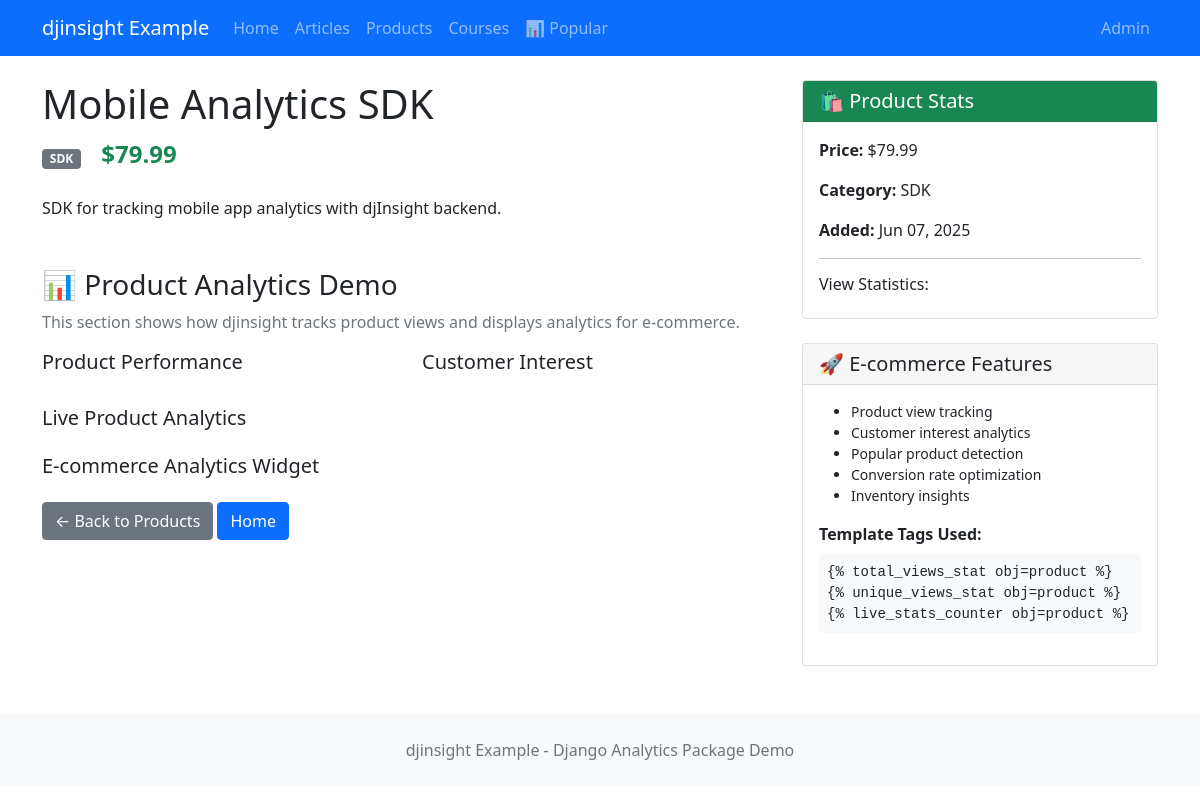
The page /products/mobile-analytics-sdk/ on the database its author committed.
### blog/models.py (models this page shows, shortened)
class Product(PageViewStatisticsMixin, models.Model):
    name = models.CharField(max_length=100)
    slug = models.SlugField(unique=True)
    price = models.DecimalField(max_digits=10, decimal_places=2)
    description = models.TextField()
    category = models.CharField(max_length=50, default="General")
    created_at = models.DateTimeField(default=timezone.now)
    class Meta:
        ordering = ["-created_at"]

### blog/views.py (the view)
class ProductDetailView(DetailView):
    model = Product
    template_name = "blog/product_detail.html"
    context_object_name = "product"

### templates/blog/product_detail.html (shortened to what this page needs)
{% extends 'base.html' %}
{% load djinsight_tags %}
{% block content %}
<div class="row">
    <div class="col-md-8">
        <div class="product-header mb-4">
            <h1>{{ product.name }}</h1>
            <div class="d-flex justify-content-between align-items-center mb-3">
                <div>
                    <span class="badge bg-secondary">{{ product.category }}</span>
                    <span class="text-success fs-4 fw-bold ms-3">${{ product.price }}</span>
                </div>
            </div>
        </div>
        <div class="product-description mb-4">
            {{ product.description|linebreaks }}
        </div>
        <div class="analytics-demo mt-5">
            <h3>📊 Product Analytics Demo</h3>
            <p class="text-muted">
                This section shows how djinsight tracks product views and displays analytics for e-commerce.
            </p>
            <div class="row mb-4">
                <div class="col-md-6">
                    <h5>Product Performance</h5>
                </div>
                <div class="col-md-6">
                    <h5>Customer Interest</h5>
                </div>
            </div>
            <div class="mb-4">
                <h5>Live Product Analytics</h5>
            </div>
            <div class="mb-4">
                <h5>E-commerce Analytics Widget</h5>
            </div>
        </div>
        <div class="mt-4">
            <a href="{% url 'product_list' %}" class="btn btn-secondary">← Back to Products</a>
            <a href="{% url 'home' %}" class="btn btn-primary">Home</a>
        </div>
    </div>
    <div class="col-md-4">
        <div class="card mb-4">
            <div class="card-header bg-success text-white">
                <h5 class="mb-0">🛍️ Product Stats</h5>
            </div>
            <div class="card-body">
                <div class="mb-3">
                    <strong>Price:</strong> ${{ product.price }}
                </div>
                <div class="mb-3">
                    <strong>Category:</strong> {{ product.category }}
                </div>
                <div class="mb-3">
                    <strong>Added:</strong> {{ product.created_at|date:"M d, Y" }}
                </div>
                <hr>
                <h6>View Statistics:</h6>
            </div>
        </div>
        <div class="card">
            <div class="card-header">
                <h5 class="mb-0">🚀 E-commerce Features</h5>
            </div>
            <div class="card-body">
                <ul class="small">
                    <li>Product view tracking</li>
                    <li>Customer interest analytics</li>
                    <li>Popular product detection</li>
                    <li>Conversion rate optimization</li>
                    <li>Inventory insights</li>
                </ul>
                <div class="mt-3">
                    <strong>Template Tags Used:</strong>
                    <pre class="small bg-light p-2 rounded mt-2"><code>{% templatetag openblock %} total_views_stat obj=product {% templatetag closeblock %}
{% templatetag openblock %} unique_views_stat obj=product {% templatetag closeblock %}
{% templatetag openblock %} live_stats_counter obj=product {% templatetag closeblock %}</code></pre>
                </div>
            </div>
        </div>
    </div>
</div>
{% endblock %}

### rows shown on the page
Product: name "Mobile Analytics SDK", category "SDK", price "79.99", description "SDK for tracking mobile app analytics with djInsight backend.", created_at "Jun 07, 2025"
